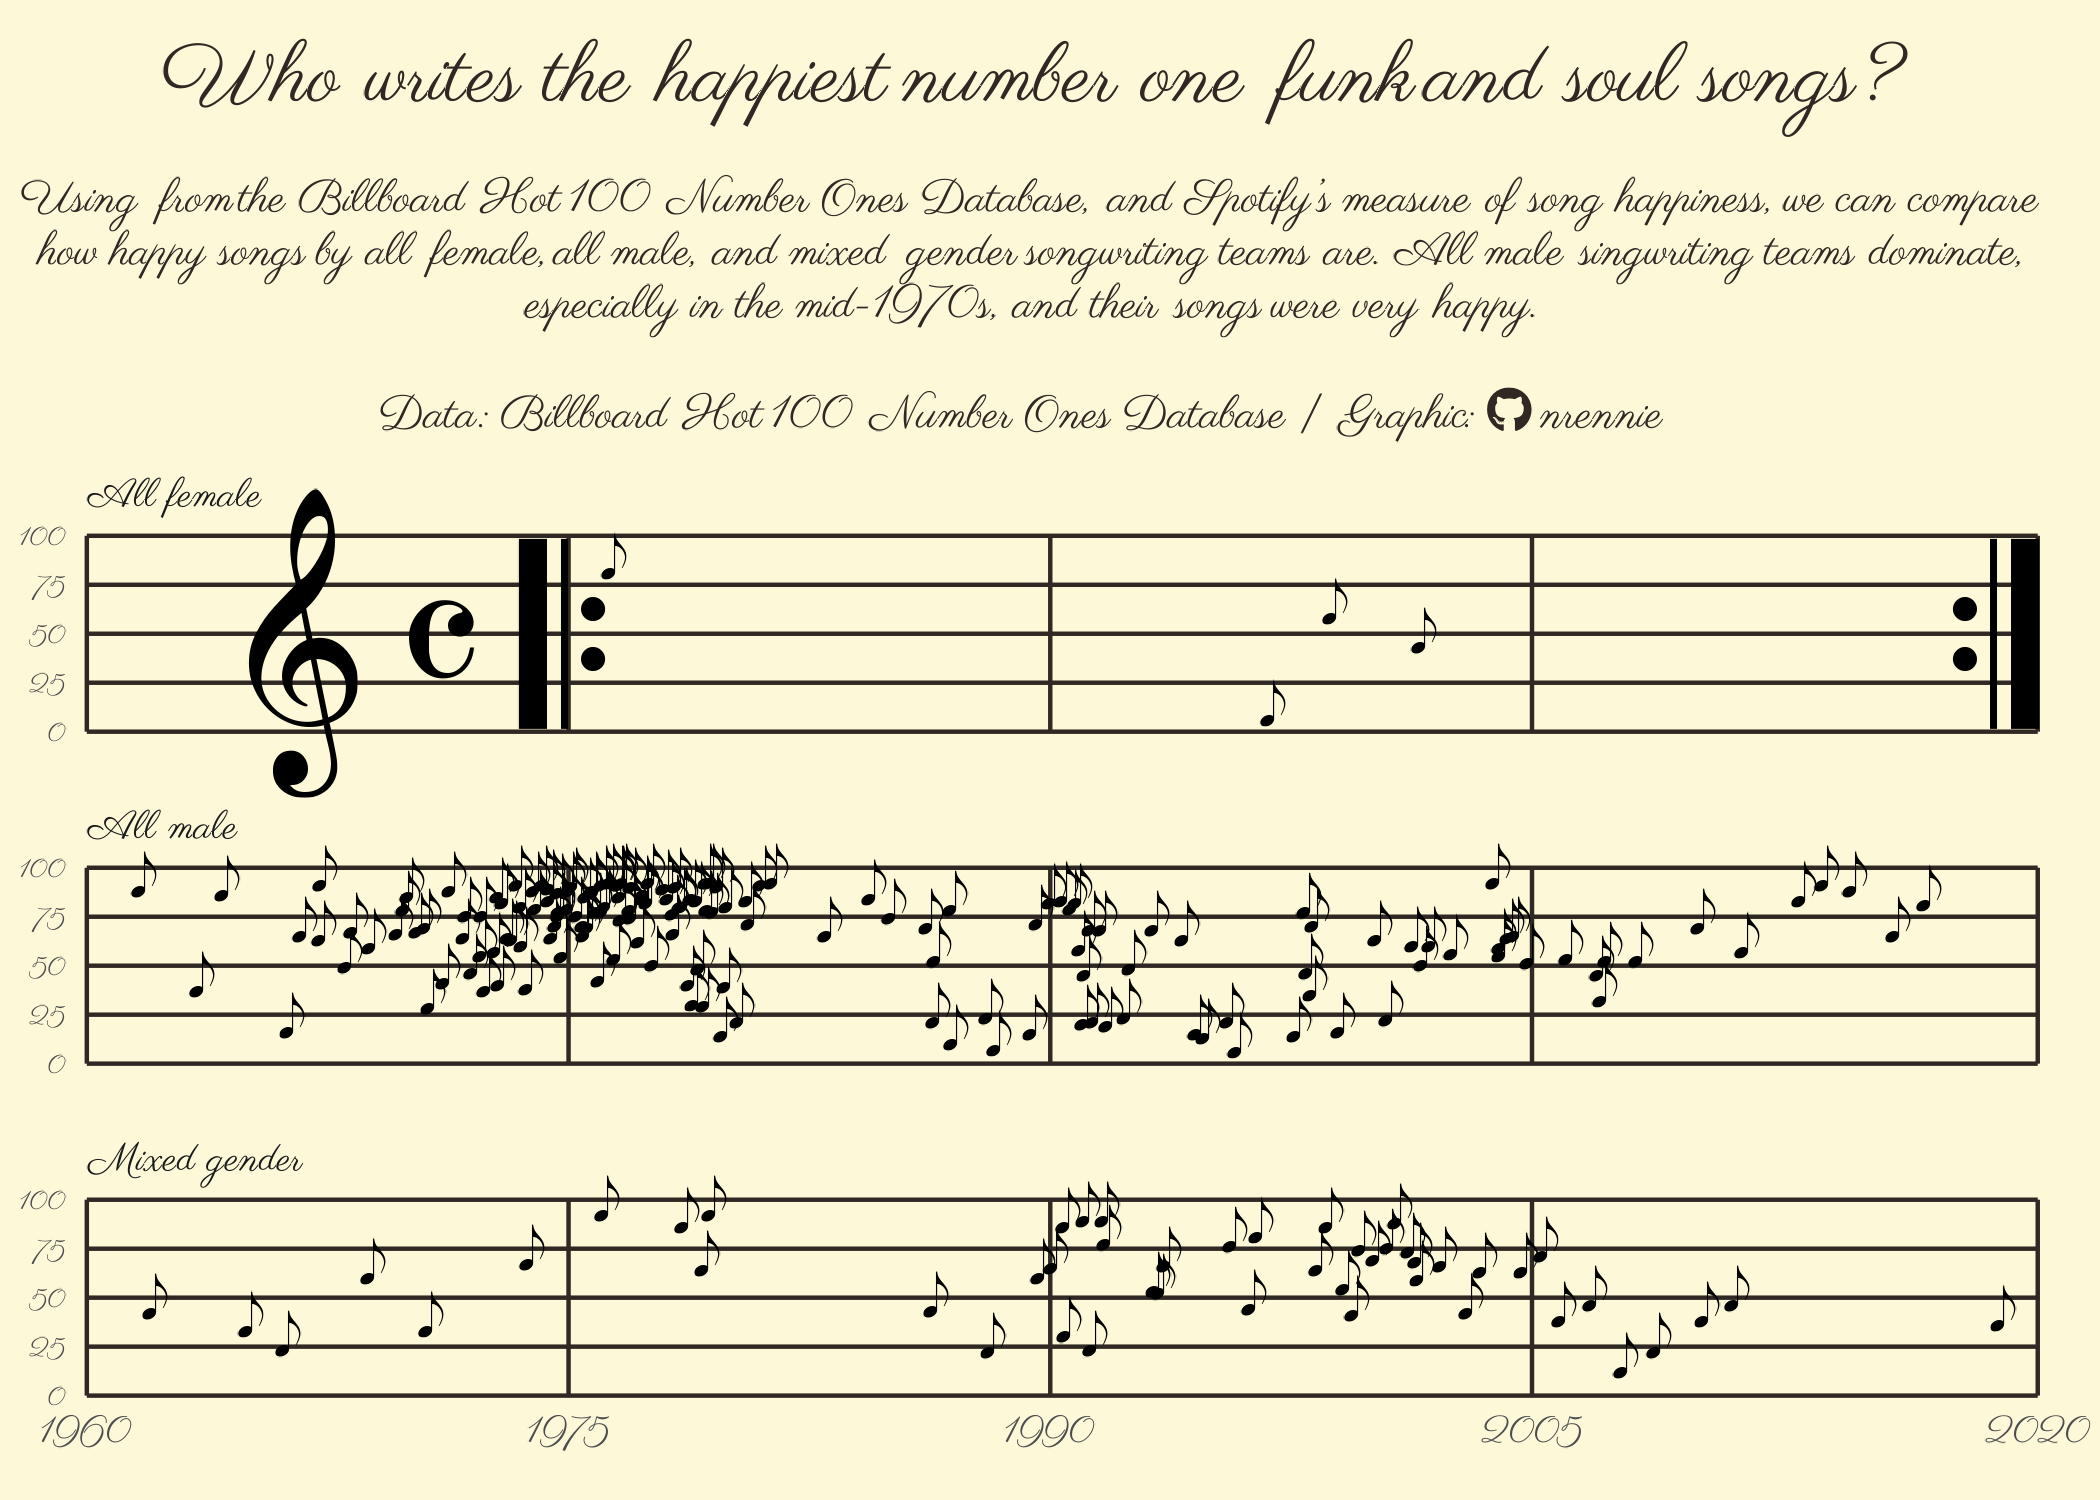

The R source for this figure:
# Load packages -----------------------------------------------------------

library(tidyverse)
library(showtext)
library(camcorder)
library(ggtext)
library(nrBrand)
library(glue)
library(ggh4x)


# Load data ---------------------------------------------------------------

tuesdata <- tidytuesdayR::tt_load("2025-08-26")
billboard <- tuesdata$billboard
topics <- tuesdata$topics


# Load fonts --------------------------------------------------------------

font_add_google("Noto Music", "music")
font_add_google("Parisienne", "paris")
showtext_auto()
showtext_opts(dpi = 300)


# Define colours and fonts-------------------------------------------------

bg_col <- "#FDF9D8"
text_col <- "#2F2823"
highlight_col <- "#2F2823"

body_font <- "paris"
title_font <- "paris"


# Data wrangling ----------------------------------------------------------

plot_data <- billboard |>
  filter(cdr_genre == "Funk/Soul") |>
  select(date, songwriter_male, happiness) |>
  mutate(date = as.Date(date)) |>
  filter(year(date) >= 1960, year(date) <= 2020) |>
  mutate(
    songwriter_male =
      case_when(
        songwriter_male == 0 ~ "All female",
        songwriter_male == 1 ~ "All male",
        songwriter_male %in% c(2, 3) ~ "Mixed gender"
      )
  ) |>
  drop_na()


avg_lines <- data.frame(
  start = ymd(c(
    "19600101", "19750101",
    "19900101", "20050101"
  )),
  end = ymd(c(
    "19750101", "19900101",
    "20050101", "2020101"
  ))
) |>
  rowwise() |>
  mutate(
    score = median(
      filter(plot_data, date >= start, date < end)$happiness
    ),
    `All female` = median(
      filter(
        plot_data, date >= start, date < end,
        songwriter_male == "All female"
      )$happiness
    ),
    `All male` = median(
      filter(
        plot_data, date >= start, date < end,
        songwriter_male == "All male"
      )$happiness
    ),
    `Mixed gender` = median(
      filter(
        plot_data, date >= start, date < end,
        songwriter_male == "Mixed gender"
      )$happiness
    )
  ) |> 
  ungroup() |> 
  pivot_longer(
    cols = -c(start, end, score),
    names_to = "songwriter_male"
  )


# Start recording ---------------------------------------------------------

gg_record(
  dir = file.path("2025", "2025-08-26", "recording"),
  device = "png",
  width = 7,
  height = 5,
  units = "in",
  dpi = 300
)


# Define text -------------------------------------------------------------

social <- nrBrand::social_caption(
  bg_colour = bg_col,
  icon_colour = highlight_col,
  font_colour = text_col,
  font_family = body_font,
  mastodon = NA,
  linkedin = NA,
  bluesky = NA
)
title <- "Who writes the happiest number one funk and soul songs?"
st <- "Using from the Billboard Hot 100 Number Ones Database, and Spotify's measure of song happiness, we can compare how happy songs by all female, all male, and mixed gender songwriting teams are. All male singwriting teams dominate, especially in the mid-1970s, and their songs were very happy."
cap <- paste0(
  st,
  "<br><br>**Data**: Billboard Hot 100 Number Ones Database | **Graphic**: ", social
)


# Plot --------------------------------------------------------------------

# prep annotations
a1 <- annotate("text",
  label = "𝄆", size = 16,
  family = "music",
  hjust = 0,
  x = ymd("19730601"), y = 36
)
a2 <- annotate("text",
  label = "𝄇", size = 16,
  family = "music",
  hjust = 0.7,
  x = ymd("20200101"), y = 36
)
a3 <- annotate("text",
  label = "𝄞", size = 15,
  family = "music",
  hjust = 0,
  x = ymd("19650102"), y = 35
)
a4 <- annotate("text",
  label = "𝄴", size = 13,
  family = "music",
  hjust = 0,
  x = ymd("19700102"), y = 36
)


# main plot
ggplot(
  data = plot_data,
  mapping = aes(x = date, y = happiness)
) +
  geom_text(
    mapping = aes(label = "𝅘𝅥𝅮"),
    family = "music"
  ) +
  facet_wrap(~songwriter_male,
    ncol = 1
  ) +
  scale_x_date(
    limits = ymd(c("19600101", "2020101")),
    breaks = ymd(c(
      "19600101", "19750101", "19900101",
      "20050101", "2020101"
    )),
    date_labels = "%Y"
  ) +
  scale_y_continuous(
    breaks = seq(0, 100, length.out = 5),
    limits = c(0, 100)
  ) +
  labs(
    x = NULL, y = NULL,
    title = title, subtitle = cap
  ) +
  # annotations
  at_panel(a1, PANEL == 1) +
  at_panel(a2, PANEL == 1) +
  at_panel(a3, PANEL == 1) +
  at_panel(a4, PANEL == 1) +
  coord_cartesian(expand = FALSE, clip = "off") +
  theme_minimal(base_family = body_font) +
  theme(
    plot.margin = margin(5, 15, 10, 5),
    plot.title.position = "plot",
    plot.caption.position = "plot",
    plot.background = element_rect(fill = bg_col, colour = bg_col),
    panel.background = element_rect(fill = bg_col, colour = bg_col),
    plot.title = element_textbox_simple(
      colour = text_col,
      hjust = 0.5,
      halign = 0.5,
      margin = margin(b = 5, t = 5),
      lineheight = 0.5,
      family = title_font,
      face = "bold",
      size = rel(1.8)
    ),
    plot.subtitle = element_textbox_simple(
      colour = text_col,
      hjust = 0.5,
      halign = 0.5,
      margin = margin(b = 0, t = 5),
      lineheight = 0.5,
      family = body_font
    ),
    panel.grid.major.x = element_line(
      colour = text_col
    ),
    panel.grid.major.y = element_line(
      colour = text_col
    ),
    axis.text.y = element_text(size = rel(0.7)),
    panel.grid.minor = element_blank(),
    panel.spacing.y = unit(0.8, "lines"),
    strip.text.x.top = element_text(
      hjust = 0,
      size = rel(1.1),
      margin = margin(t = 5, b = 5)
    )
  )


# Save gif ----------------------------------------------------------------

ggsave(
  filename = file.path("2025", "2025-08-26", paste0("20250826", ".png")),
  height = 5,
  width = 7,
  bg = bg_col,
  units = "in",
  dpi = 300
)

gg_playback(
  name = file.path("2025", "2025-08-26", paste0("20250826", ".gif")),
  first_image_duration = 4,
  last_image_duration = 20,
  frame_duration = .25,
  background = bg_col
)
